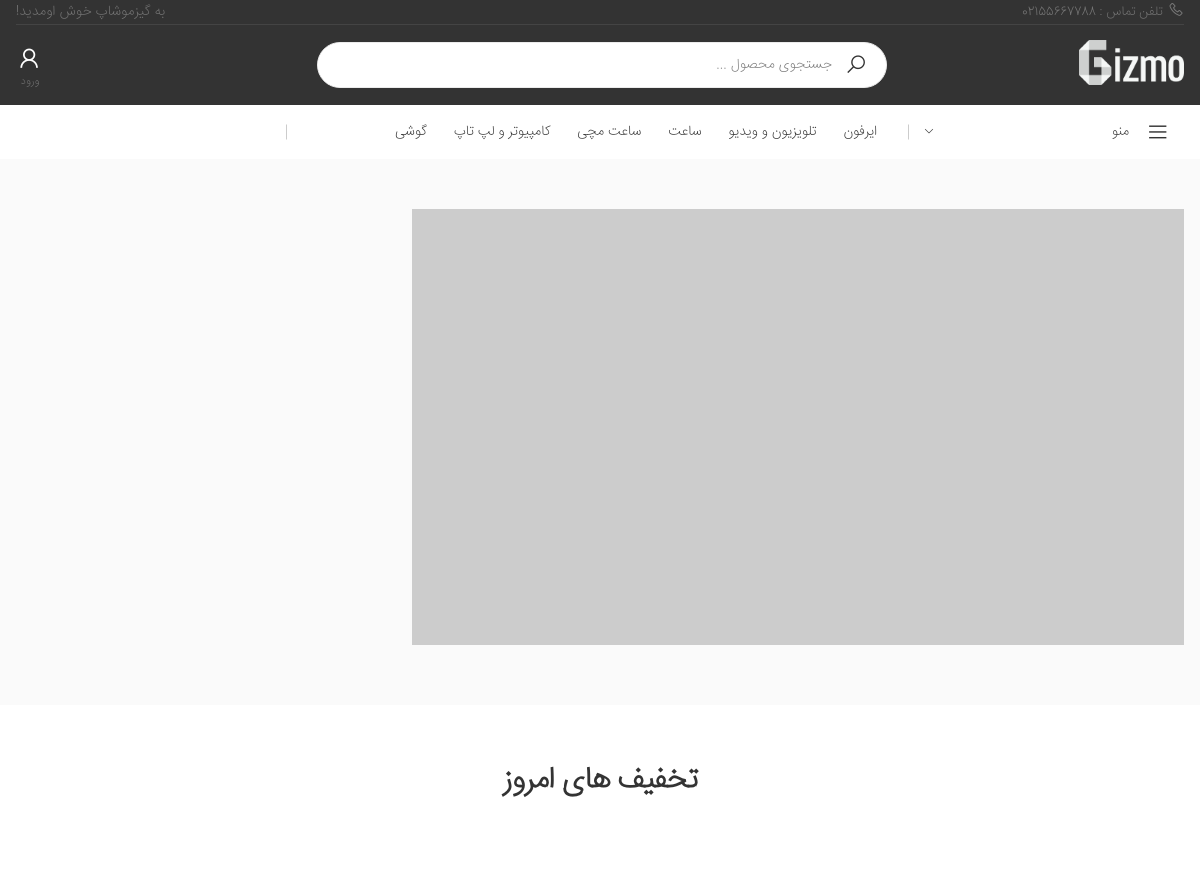
The app's page / (upper part), older data.
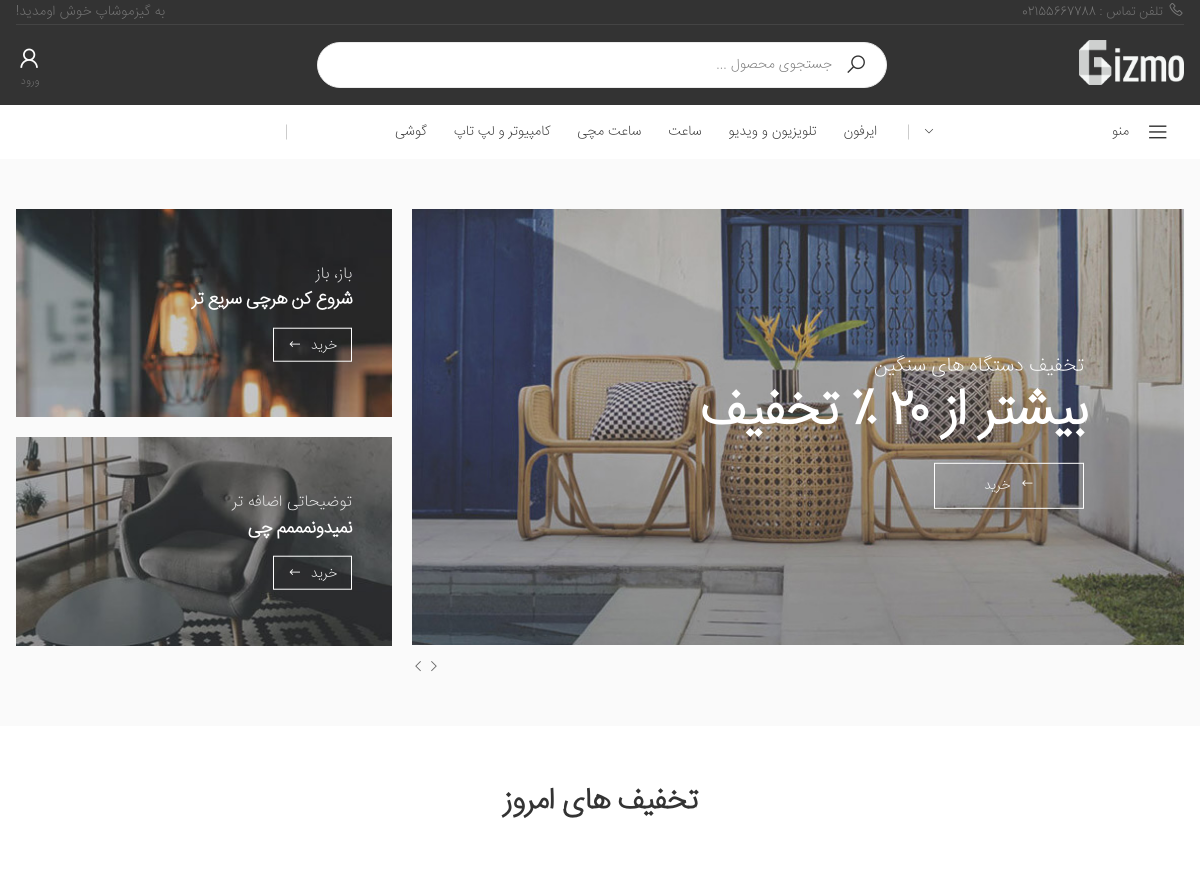
The same page, newer data.
### stuff/models.py (models this page shows, shortened)
class Category(models.Model):
    sub_category = models.ForeignKey('self',on_delete=models.CASCADE, related_name='scategory',null=True,blank=True)
    is_sub = models.BooleanField(default=False)
    name = models.CharField(max_length=200)
    slug = models.SlugField(max_length=200,unique=True)
    class Meta:
        ordering = ('name',)
        verbose_name = 'category'
        verbose_name_plural = 'categories'
    def get_absolute_url(self):
        return reverse('stuff:category_detail',args=[self.id,1])

### facades/models.py (models this page shows, shortened)
class banner(models.Model):
    bigTitle = models.CharField(max_length=200)
    smallTitle = models.CharField(max_length=200)
    image = models.ImageField(upload_to='web_shop/banners/%Y/%m/%d/')
    for_what = models.CharField(max_length=2,choices=for_what_choices)
    main_link = models.CharField(max_length=200)
    out_link = models.CharField(max_length=200)
    button = models.CharField(max_length=200,null=True,blank=True)
    arg = models.CharField(max_length=200,null=True,blank=True)
    def get_absolute_url(self):
        args = []
        if(self.arg):
            args = self.arg.split(',')
        return reverse(f"{self.main_link}:{self.out_link}",args=args)
    @staticmethod
    def filter():
        banners = banner.objects.all()
        result = {}
        for what in for_what_choices:
            reason = what[0]
            result[reason] = banners.filter(for_what=reason)
        return result

### facades/views.py (the view)
# urls.py: path('',HomePage,name="home"),
def HomePage(request):
    print("--------------------------")
    discounted = Product.objects.filter(available=True,discounted=True)[::-1][0:6]
    news = Product.objects.filter(available=True)
    news_list = [s.id for s in news if s.is_new][0:8]
    news = news.filter(id__in=news_list)
    Categories = Category.objects.filter(is_sub=False)[0:4]
    cat_dict = {}
    for i in range(4):
        cat_dict[f"c{i}"] = Categories[i]
    Info = InformationsForTemplate(request)
    Info["Categories"] = cat_dict
    Info["productsOfDiscount"] = discounted
    Info["products"] = news
    Info["articles"] = Article.objects.filter(is_for_landing=True)[0:3]
    if request.user.is_authenticated:
        Info["watched"] = request.user.wacthed.all().order_by('timestamp')[::-1][0:4]
    return render(request,'facades/landing.html',Info)

### blog/models.py (called while the page is built)
    def __str__(self):
        return self.title

    def get_absolute_url(self):
        return reverse("blog:category_articles",args=[self.slug,1])

    def get_absolute_url(self):
        return reverse("blog:article",args=[self.slug])

    def shamsi_date(self):
        return jalali_converter(self.publish)

    def get_comments(self):
        comments = self.comments.all()
        return comments

### cart/cart.py (called while the page is built)
    def get_count(self):
        return sum(1 for item in self.cart.values())

### facades/jalali.py (called while the page is built)
    def persian_tuple(self):
        return self.persian_year, self.persian_month, self.persian_day

### facades/utils.py (called while the page is built)
def jalali_create(time):
    jmonth = ["فرودین","اردیبهشت","خرداد","تیر","مرداد","شهریور","مهر","آبان","آذر","دی","بهمن","اسفند"]
    time_to_str = "{},{},{}".format(time.year,time.month,time.day)
    time_to_tuple = jalali.Gregorian(time_to_str).persian_tuple()
    time_to_list = list(time_to_tuple)
    for index,month in enumerate(jmonth):
        if time_to_list[1] == index+1:
            time_to_list[1] = month
            break
    return time_to_list

### stuff/models.py (called while the page is built)
    def get_absolute_url(self):
        return reverse('stuff:product_detail',args=[self.slug,self.id])

### facades/templates/facades/landing.html (shortened to what this page needs)
{% extends 'facades/base.html' %}
{% load static %}
{% block css %}
{% include 'facades/parts/css.html' %}
{% endblock %}
{% block main %}
        {% include 'facades/home_parts/banners.html' %}
        {% include 'facades/home_parts/discountStuff.html' %}
{% endblock %}

### facades/templates/facades/parts/black_header.html (shortened to what the changed rows need)
{% load static %}
<header class="header header-intro-clearance header-3">
    <div class="header-bottom sticky-header">
        <div class="container">
            <div class="header-center">
                <nav class="main-nav">
                    <ul class="menu sf-arrows">
                        {% for cat in allCategories %}
                        <li>
                            <a href="{{cat.get_absolute_url}}">{{cat.name}}</a>
                        </li>
                        {% endfor %}
                    </ul>
                </nav>
            </div>
        </div>
    </div>
</header>

### facades/templates/facades/home_parts/banners.html (shortened to what the changed rows need)
{% load static %}
<div class="intro-section bg-lighter pt-5 pb-6">
    <div class="container">
        <div class="row">
            <div class="col-lg-8">
                <div class="intro-slider-container slider-container-ratio slider-container-1 mb-2 mb-lg-0">
                    <div class="intro-slider intro-slider-1 owl-carousel owl-simple owl-light owl-nav-inside"
                        data-toggle="owl" data-owl-options='{
                            "nav": false,
                            "rtl": true,
                "responsive": {
                                "768": {
                                    "nav": true
                                }
                            }
                        }'>
                        {% for cover in banners.b1 %}
                        <div class="intro-slide">
                            <figure class="slide-image">
                                <picture>
                                    <source media="(max-width: 480px)"
                                        srcset="{{cover.image.url}}">
                                    <img src="{{cover.image.url}}" alt="main Cover">
                                </picture>
                            </figure>
                            <div class="intro-content">
                                <h3 class="intro-subtitle">{{cover.smallTitle}}</h3>
                                <h1 class="intro-title">{{cover.bigTitle}}</h1>
                                <a href="{{cover.get_absolute_url}}" class="btn btn-outline-white">
                                    <i class="icon-long-arrow-left"></i>
                                    <span>خرید</span>
                                </a>
                            </div>
                        </div>
                        {% endfor %}
                    </div>
                </div>
            </div>
            <div class="col-lg-4">
                <div class="intro-banners">
                    <div class="row row-sm">
                        {% for f1 in banners.f1 %}
                        <div class="col-md-6 col-lg-12">
                            <div class="banner banner-display">
                                <a href="{{f1.get_absolute_url}}">
                                    <img src="{{f1.image.url}}" alt="Banner">
                                </a>
                                <div class="banner-content">
                                    <h4 class="banner-subtitle text-darkwhite"><a href="{{f1.get_absolute_url}}">{{f1.smallTitle}}</a>
                                    </h4>
                                    <h3 class="banner-title text-white"><a href="{{f1.get_absolute_url}}">{{f1.bigTitle}}</a></h3>
                                    <a href="{{f1.get_absolute_url}}" class="btn btn-outline-white banner-link">خرید<i
                                            class="icon-long-arrow-left"></i></a>
                                </div>
                            </div>
                        </div>
                        {% endfor %}
                        {% for f1 in banners.f2 %}
                        <div class="col-md-6 col-lg-12">
                            <div class="banner banner-display">
                                <a href="{{f1.get_absolute_url}}">
                                    <img src="{{f1.image.url}}" alt="Banner">
                                </a>
                                <div class="banner-content">
                                    <h4 class="banner-subtitle text-darkwhite"><a href="{{f1.get_absolute_url}}">{{f1.smallTitle}}</a>
                                    </h4>
                                    <h3 class="banner-title text-white"><a href="{{f1.get_absolute_url}}">{{f1.bigTitle}}</a></h3>
                                    <a href="{{f1.get_absolute_url}}" class="btn btn-outline-white banner-link">خرید<i
                                            class="icon-long-arrow-left"></i></a>
                                </div>
                            </div>
                        </div>
                        {% endfor %}
                    </div>
                </div>
            </div>
        </div>
    </div>
</div>

Row changes from the older to the newer data that the page shows:
added banner: image (picture), smallTitle "تخفیف دستگاه های سنگین", bigTitle "بیشتر از ۲۰ ٪ تخفیف"
now on this page (row edited): banner: image (picture), smallTitle "باز، باز", bigTitle "شروع کن هرچی سریع تر"
added banner: image (picture), smallTitle "توضیحاتی اضافه تر", bigTitle "نمیدونمممم چی"
